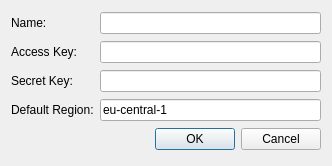
<?xml version="1.0" encoding="UTF-8"?>
<ui version="4.0">
 <class>Form</class>
 <widget class="QWidget" name="Form">
  <property name="geometry">
   <rect>
    <x>0</x>
    <y>0</y>
    <width>332</width>
    <height>166</height>
   </rect>
  </property>
  <property name="windowTitle">
   <string>Form</string>
  </property>
  <layout class="QGridLayout" name="gridLayout">
   <item row="3" column="1">
    <widget class="QLineEdit" name="secret_key_edit"/>
   </item>
   <item row="5" column="1">
    <widget class="QDialogButtonBox" name="buttons">
     <property name="standardButtons">
      <set>QDialogButtonBox::Cancel|QDialogButtonBox::Ok</set>
     </property>
    </widget>
   </item>
   <item row="1" column="0">
    <widget class="QLabel" name="name_lbl">
     <property name="text">
      <string>Name:</string>
     </property>
    </widget>
   </item>
   <item row="3" column="0">
    <widget class="QLabel" name="secret_key_lbl">
     <property name="text">
      <string>Secret Key:</string>
     </property>
    </widget>
   </item>
   <item row="2" column="0">
    <widget class="QLabel" name="access_key_lbl">
     <property name="text">
      <string>Access Key:</string>
     </property>
    </widget>
   </item>
   <item row="2" column="1">
    <widget class="QLineEdit" name="access_key_edit"/>
   </item>
   <item row="1" column="1">
    <widget class="QLineEdit" name="name_edit"/>
   </item>
   <item row="4" column="0">
    <widget class="QLabel" name="default_region_lbl">
     <property name="text">
      <string>Default Region:</string>
     </property>
    </widget>
   </item>
   <item row="4" column="1">
    <widget class="QLineEdit" name="default_region_edit">
     <property name="text">
      <string>eu-central-1</string>
     </property>
    </widget>
   </item>
  </layout>
 </widget>
 <tabstops>
  <tabstop>name_edit</tabstop>
  <tabstop>access_key_edit</tabstop>
  <tabstop>secret_key_edit</tabstop>
  <tabstop>default_region_edit</tabstop>
 </tabstops>
 <resources/>
 <connections/>
</ui>
